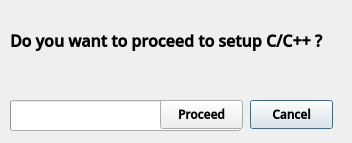
<?xml version="1.0" encoding="UTF-8"?>
<ui version="4.0">
 <class>cppselect</class>
 <widget class="QDialog" name="cppselect">
  <property name="geometry">
   <rect>
    <x>0</x>
    <y>0</y>
    <width>352</width>
    <height>143</height>
   </rect>
  </property>
  <property name="windowTitle">
   <string>C/C++ Setup</string>
  </property>
  <property name="windowIcon">
   <iconset resource="assets.qrc">
    <normaloff>:/assets/assets/logo1.png</normaloff>:/assets/assets/logo1.png</iconset>
  </property>
  <widget class="QLabel" name="cppQuestion">
   <property name="geometry">
    <rect>
     <x>10</x>
     <y>10</y>
     <width>331</width>
     <height>61</height>
    </rect>
   </property>
   <property name="font">
    <font>
     <family>Open Sans Semibold</family>
     <pointsize>12</pointsize>
     <italic>false</italic>
     <bold>true</bold>
    </font>
   </property>
   <property name="text">
    <string>Do you want to proceed to setup C/C++ ?</string>
   </property>
   <property name="wordWrap">
    <bool>true</bool>
   </property>
  </widget>
  <widget class="QPushButton" name="done">
   <property name="geometry">
    <rect>
     <x>250</x>
     <y>100</y>
     <width>83</width>
     <height>29</height>
    </rect>
   </property>
   <property name="font">
    <font>
     <family>Open Sans Semibold</family>
     <bold>true</bold>
    </font>
   </property>
   <property name="cursor">
    <cursorShape>PointingHandCursor</cursorShape>
   </property>
   <property name="text">
    <string>Cancel</string>
   </property>
  </widget>
  <widget class="QPushButton" name="cppProceed">
   <property name="geometry">
    <rect>
     <x>160</x>
     <y>100</y>
     <width>83</width>
     <height>29</height>
    </rect>
   </property>
   <property name="font">
    <font>
     <family>Open Sans Semibold</family>
     <bold>true</bold>
    </font>
   </property>
   <property name="cursor">
    <cursorShape>PointingHandCursor</cursorShape>
   </property>
   <property name="text">
    <string>Proceed</string>
   </property>
  </widget>
  <widget class="QProgressBar" name="pB">
   <property name="geometry">
    <rect>
     <x>10</x>
     <y>100</y>
     <width>231</width>
     <height>31</height>
    </rect>
   </property>
   <property name="value">
    <number>0</number>
   </property>
   <property name="textVisible">
    <bool>false</bool>
   </property>
  </widget>
  <zorder>pB</zorder>
  <zorder>cppQuestion</zorder>
  <zorder>done</zorder>
  <zorder>cppProceed</zorder>
 </widget>
 <resources>
  <include location="assets.qrc"/>
 </resources>
 <connections/>
</ui>
